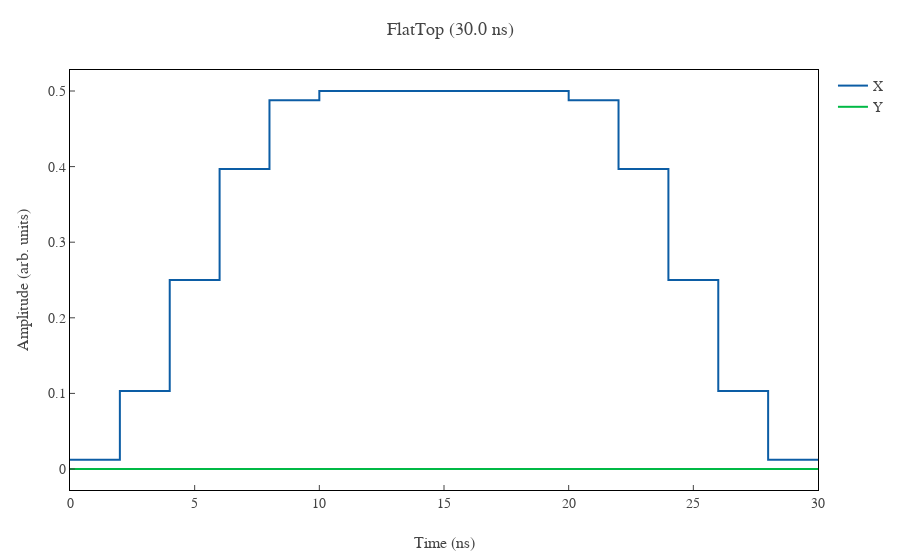

The cell this chart's notebook holds for it:
### Code cell
flattop = qx.pulse.FlatTop(
    duration=30,
    amplitude=0.5,
    tau=10,
)

# Plot the pulse
flattop.plot()

# Print the pulse values
print(flattop.values)

### Figure 1 — Plotly figure (JSON) as saved in the notebook; plotly's stock layout.template omitted (floating-point values rounded to 4 significant figures)
{"data": [{"line": {"shape": "hv"}, "mode": "lines", "name": "X", "type": "scatter", "x": [0, 2, 4, 6, 8, 10, 12, 14, 16, 18, 20, 22, 24, 26, 28, 30], "y": [0.01224, 0.1031, 0.25, 0.3969, 0.4878, 0.5, 0.5, 0.5, 0.5, 0.5, 0.4878, 0.3969, 0.25, 0.1031, 0.01224, 0.01224]}, {"line": {"shape": "hv"}, "mode": "lines", "name": "Y", "type": "scatter", "x": [0, 2, 4, 6, 8, 10, 12, 14, 16, 18, 20, 22, 24, 26, 28, 30], "y": [0, 0, 0, 0, 0, 0, 0, 0, 0, 0, 0, 0, 0, 0, 0, 0]}], "layout": {"title": {"text": "FlatTop (30.0 ns)"}, "xaxis": {"title": {"text": "Time (ns)"}}, "yaxis": {"title": {"text": "Amplitude (arb. units)"}}}}
